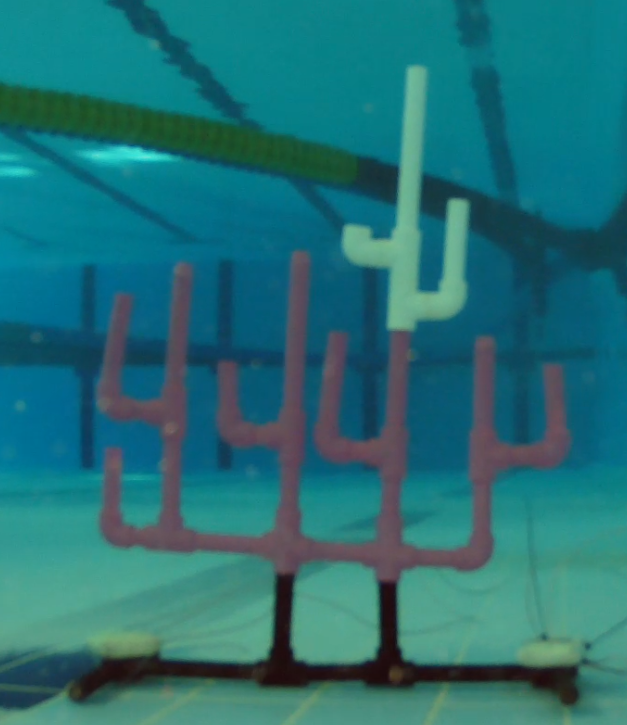
#> input picture fotolar/foto1.png, 627 x 725 px
$ python -i mainClass_3.5.py   (imports and definitions only)
#> lines starting #> are read from the running program, lines starting #| are printed output that depends on the picture; after the words box and inside, x2 and y2 are one past the last pixel; in counts of white or black regions, pixels touching at a corner belong together
#> further down, picture is the input picture: shape (725, 627, 3); mean B, G, R 117.9, 112.4, 35.3
import cv2
import numpy as np
from skimage import filters
from skimage.morphology import skeletonize
import itertools
import time
import gi
# [1 line not run here, left out]
from gi.repository import Gst


"""
                     --- Coral Reef Main Code Gstreamer dan Görüntü Çekme Deneme ---
    Thread kullanımı yok. Düz sırayla işlemler yapılıyor. Tüm değişkenlere ve fonksiyonlara İngilizce isimler yazıldı.
Saniyede ortalama 7 - 8 frame işlenmektedir. Ubuntu işletim sistemi kullanılması şarttır gstreamer kodları yüzünden.
Coral.get_image fonksiyonun gstreamerdan alınan frameler verilir.

"""


class Video:

    # [53 lines left out: functions __init__, start_gst, gst_to_opencv, not called in this run]

    def frame(self):

        return self._frame

    def frame_available(self):

        return type(self._frame) != type(None)

    # [19 lines left out: functions run, callback, not called in this run]


class Coral:
    version = "1.3.5"

    def __init__(self):
        """
            Coral sınıfının tüm değişkenlerinin tanımlandığı __init__ fonksiyonu
        """

        self.image = None
        self.copy_image = None
        self.copy_image_2 = None
        self.hsv_image = None
        self.pink_image = None
        self.white_image = None
        self.bitwise_image = None
        self.mask_sum_image = None
        self.skeleton_image = None
        self.skeleton_warped = None
        self.roi_image = None
        self.roi_mask_image = None
        self.roi_diff = 10
        self.soft_image = None
        self.warped_photo = None
        self.transformed_photo = None
        self.overlapped_image = None
        self.min_pink_area_value = 10000
        self.max_area = 0
        self.points = []
        self.points_end = []
        self.points_warped = []
        self.points_warped_end = []
        self.key_points = []
        self.key_points_photo = []
        self.line_1 = []
        self.line_2 = []

        self.kernel_1_1 = np.ones((1, 1), np.uint8)
        self.kernel_1_3 = np.ones((1, 3), np.uint8)
        self.kernel_3_1 = np.ones((3, 1), np.uint8)
        self.kernel_3_3 = np.ones((3, 3), np.uint8)
        self.kernel_5_5 = np.ones((5, 5), np.uint8)

        self.lowerPink = np.array([120, 0, 68])
        self.upperPink = np.array([179, 255, 255])
        self.lowerWhite = np.array([40, 0, 170])
        self.upperWhite = np.array([90, 95, 255])

        self.frameSize = (960, 540)
        self.error_msg = ""

    # [35 lines left out: functions get_image, transform_hsv, not called in this run]

    def apply_bitwise(self, input_image):
        """
            Fonksiyon çağrıldığında gelen görüntüyü apply_mask fonksiyonu sayesinde pembe ve beyaz renkte maskeler ve
        aynı görüntü üstünde bitwise alır fakat bunu return le geri vermek yerine self.bitwise_image değişkenine
        kaydederek main loop tan da erişilebilmesini sağlar.
        """

        self.apply_mask(input_image)
        bitwise_sum = cv2.bitwise_and(input_image, input_image, mask=self.mask_sum_image)
        self.bitwise_image = bitwise_sum

    # [21 lines left out: functions apply_white_mask, apply_pink_mask, not called in this run]

    def apply_mask(self, input_image):
        """
            Fonksiyon çağrıldığında gelen görüntüyü beyaz ve pembe renkte maskeler ve bunu hem return le geri verir
        hem de main looptan kolay erişilebilmesi için self.mask_sum_image değişkenine atar.
        """

        hsv_image = cv2.cvtColor(input_image, cv2.COLOR_BGR2HSV)
#> hsv_image: shape (725, 627, 3); mean H, S, V 95.3, 182.5, 124.3
        mask_white = cv2.inRange(hsv_image, self.lowerWhite, self.upperWhite)
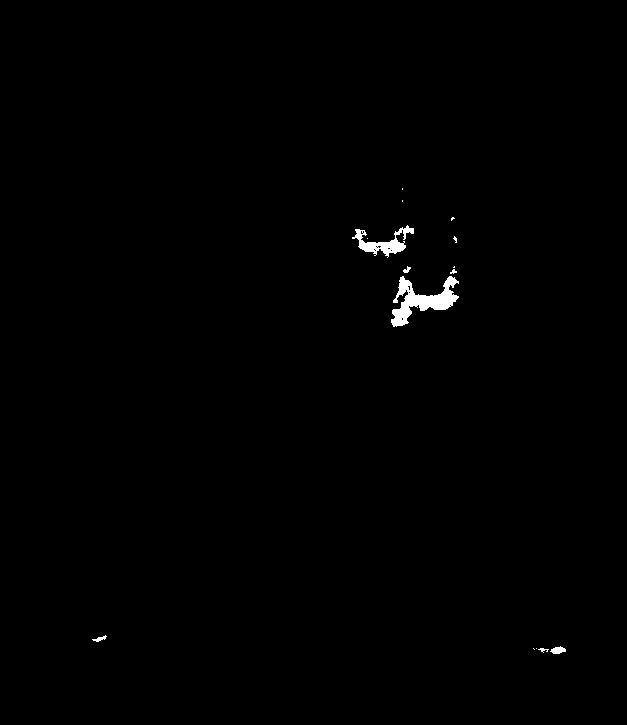
#> mask_white: shape (725, 627); 0.51% white; 15 white regions (8 under 20 px), largest, box (x1, y1, x2, y2) and area: (391, 276, 459, 327) 1397, (352, 225, 414, 258) 684, (550, 646, 566, 654) 84
        # cv2.imshow("White Mask", mask_white)
        mask_pink = cv2.inRange(hsv_image, self.lowerPink, self.upperPink)
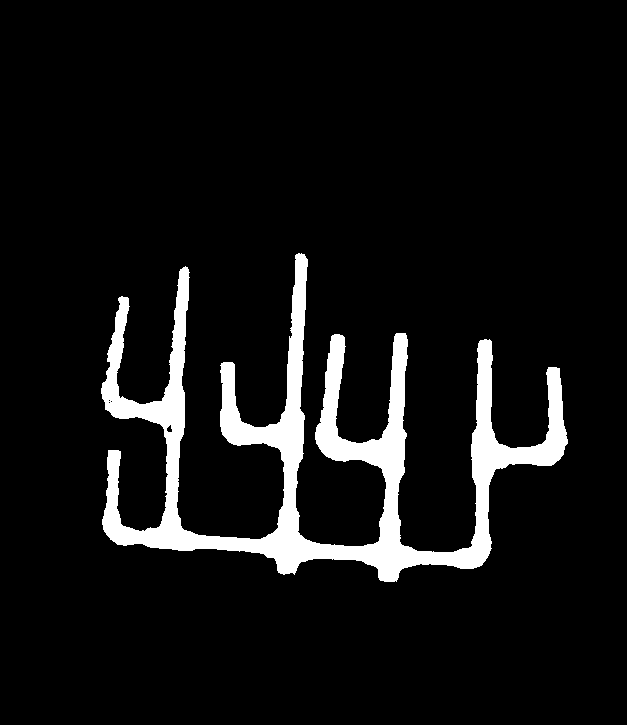
#> mask_pink: shape (725, 627); 7.5% white; 1 white region, box (x1, y1, x2, y2) and area: (101, 253, 568, 582) 33889
        # cv2.imshow("Pink Mask", mask_pink)
        self.mask_sum_image = cv2.add(mask_white, mask_pink)
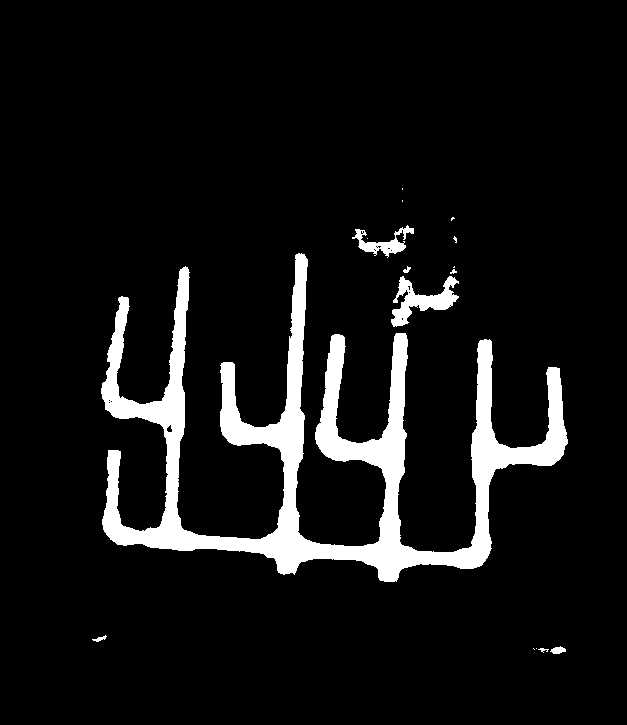
#> self.mask_sum_image: shape (725, 627); 8% white; 16 white regions (8 under 20 px), largest, box (x1, y1, x2, y2) and area: (101, 253, 568, 582) 33889, (391, 276, 459, 327) 1397, (352, 225, 414, 258) 684
        return self.mask_sum_image

    # [532 lines left out: functions get_roi_image, get_roi, soften, generate_nonadjacent_combination, populate_intersection_kernel, find_endoflines and 10 more, not called in this run]


# [57 lines not run here, left out]

>>> import cv2
>>> picture = cv2.imread('../fotolar/foto1.png')
>>> result = Coral().apply_bitwise(picture)
#> in apply_bitwise, `bitwise_sum = cv2.bitwise_and(input_image, input_image, mask=self.mask..`:
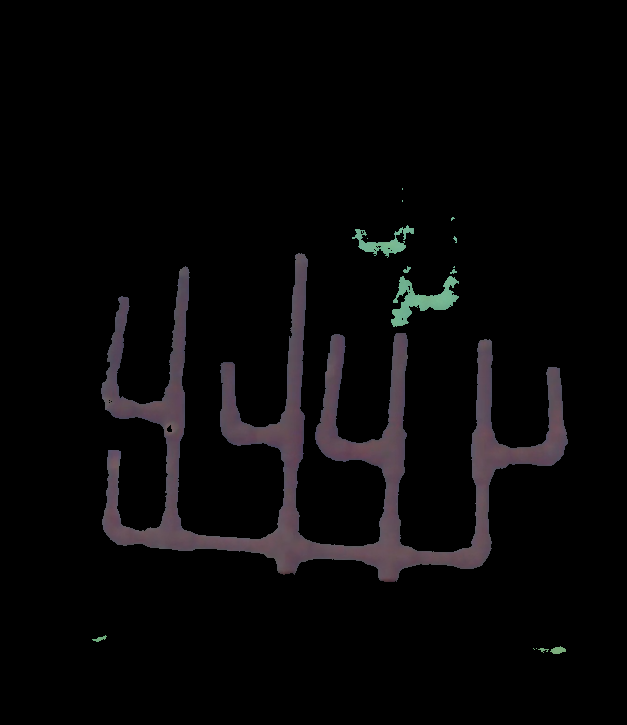
#> bitwise_sum: shape (725, 627, 3); mean B, G, R 7.5, 6.7, 7.6

$ run again, on fotolar/foto2.png
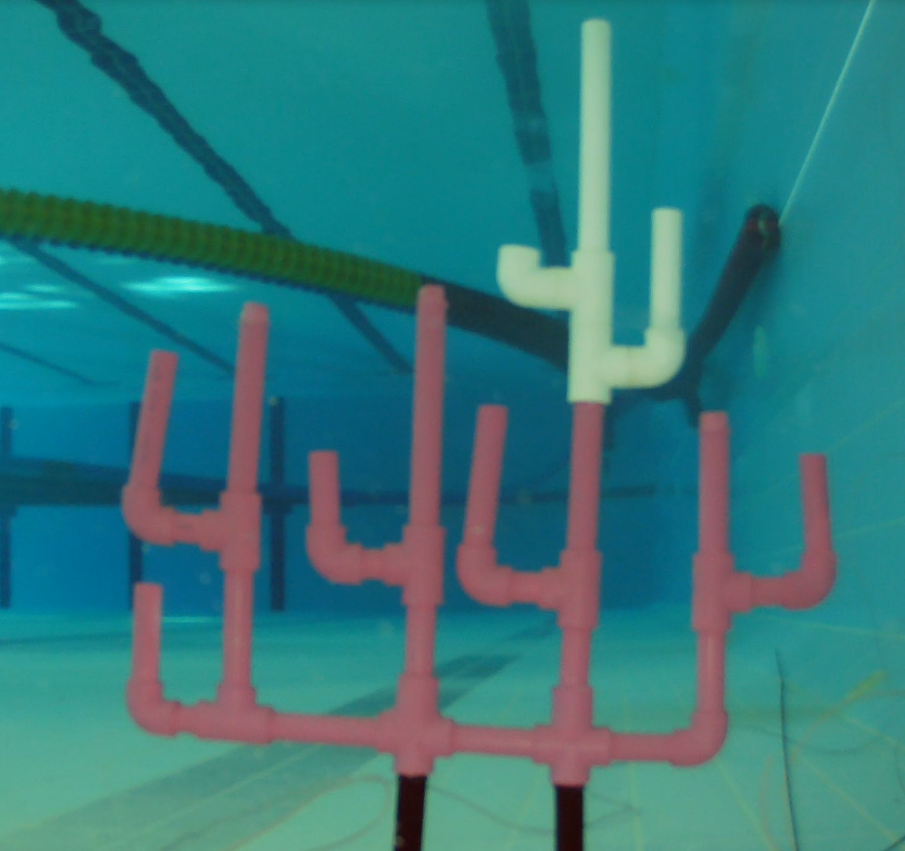
#> input picture fotolar/foto2.png, 905 x 851 px
#> picture is the input picture: shape (851, 905, 3); mean B, G, R 125.2, 122.2, 48.8
#> hsv_image: shape (851, 905, 3); mean H, S, V 99.7, 178.2, 135.8
#> in apply_mask, `mask_white = cv2.inRange(hsv_image, self.lowerWhite, self.upperWhite)`:
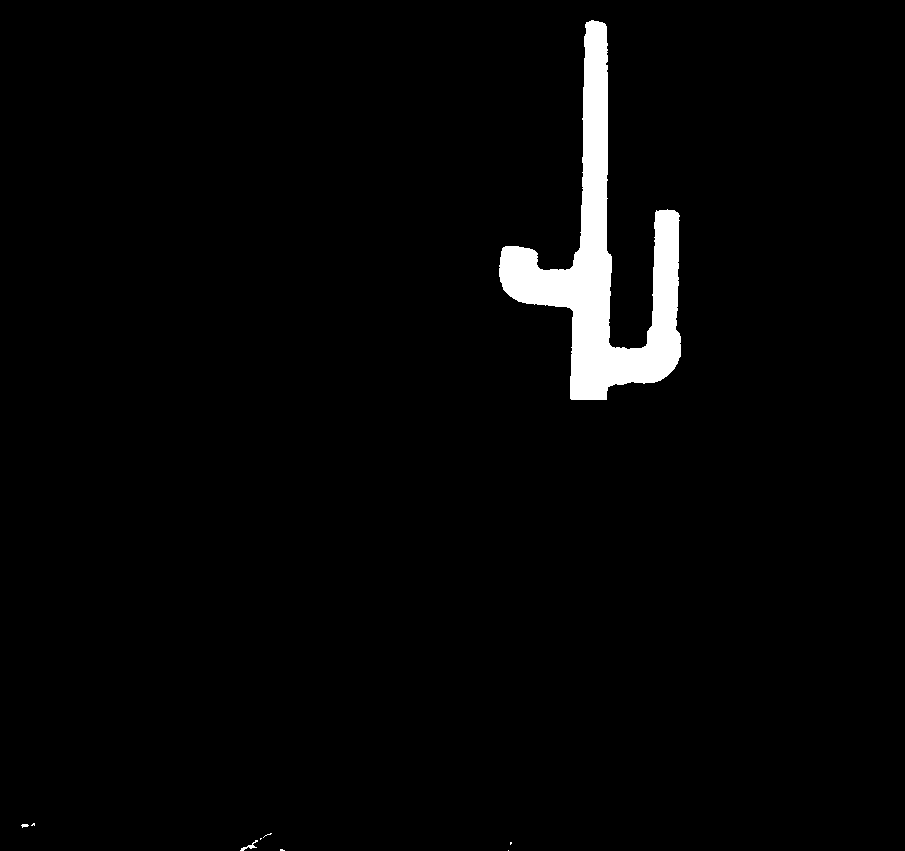
#> mask_white: shape (851, 905); 2.7% white; 9 white regions (6 under 20 px), largest, box (x1, y1, x2, y2) and area: (499, 20, 681, 400) 20462, (240, 840, 258, 851) 55, (21, 824, 29, 828) 21
#> mask_pink: shape (851, 905); 12.4% white; 2 white regions (1 under 20 px), largest, box (x1, y1, x2, y2) and area: (123, 284, 837, 788) 95576
#> in apply_bitwise, `bitwise_sum = cv2.bitwise_and(input_image, input_image, mask=self.mask..`:
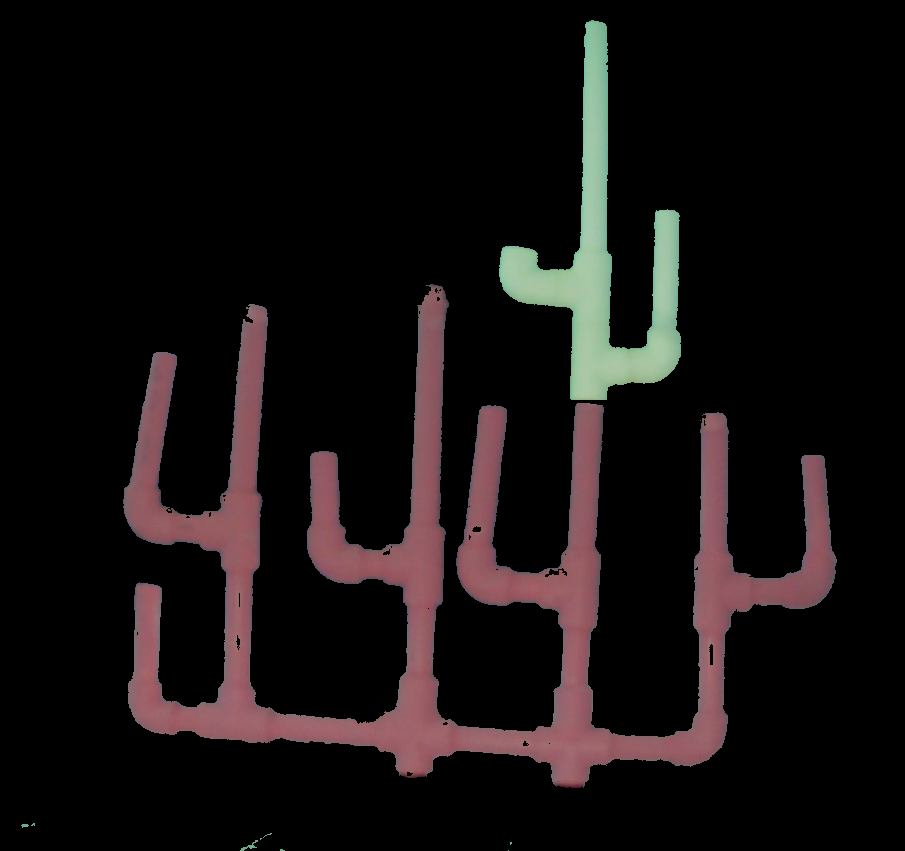
#> bitwise_sum: shape (851, 905, 3); mean B, G, R 16.7, 16.6, 21.6

$ run again, on fotolar/foto3.png
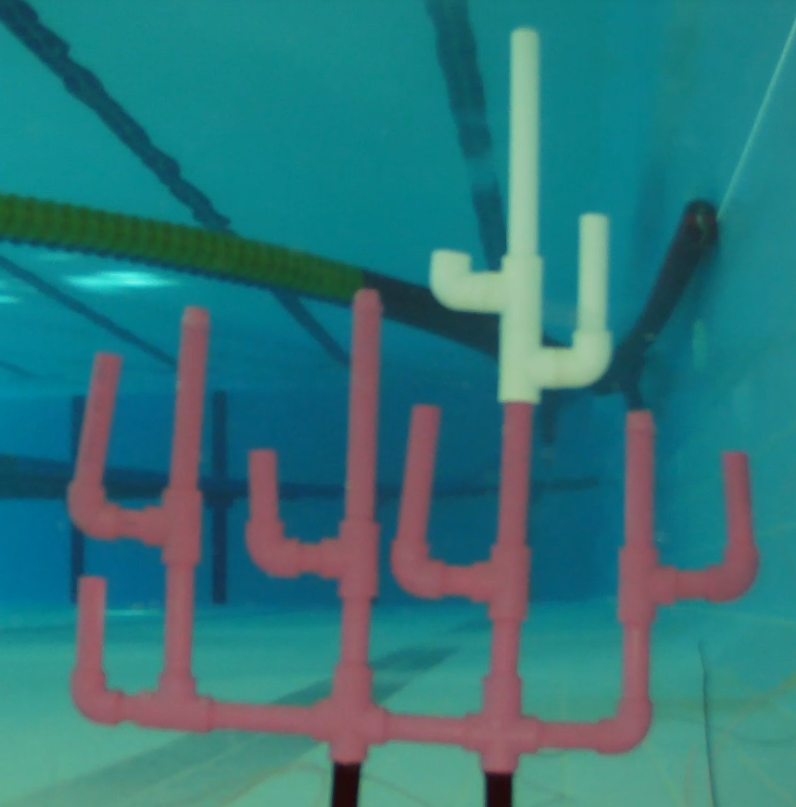
#> input picture fotolar/foto3.png, 796 x 807 px
#> picture is the input picture: shape (807, 796, 3); mean B, G, R 123.2, 118.6, 46.7
#> hsv_image: shape (807, 796, 3); mean H, S, V 101.4, 180.8, 133.1
#> in apply_mask, `mask_white = cv2.inRange(hsv_image, self.lowerWhite, self.upperWhite)`:
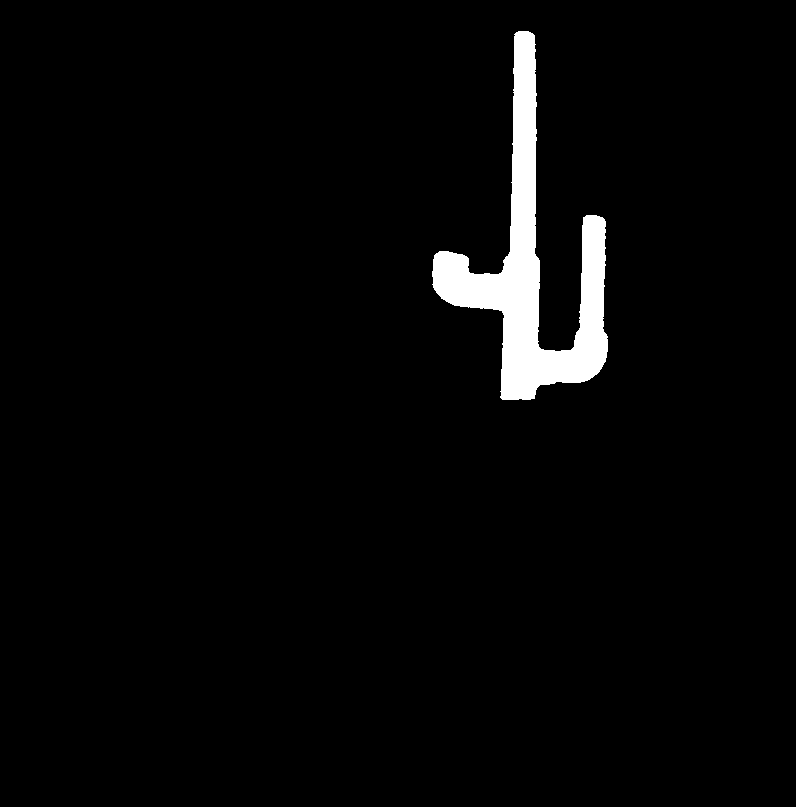
#> mask_white: shape (807, 796); 2.9% white; 1 white region, box (x1, y1, x2, y2) and area: (432, 31, 608, 400) 18855
#> mask_pink: shape (807, 796); 13.8% white; 1 white region, box (x1, y1, x2, y2) and area: (69, 288, 758, 775) 88750
#> self.mask_sum_image: shape (807, 796); 16.8% white; 2 white regions, box (x1, y1, x2, y2) and area: (69, 288, 758, 775) 88750, (432, 31, 608, 400) 18855
#> in apply_bitwise, `bitwise_sum = cv2.bitwise_and(input_image, input_image, mask=self.mask..`:
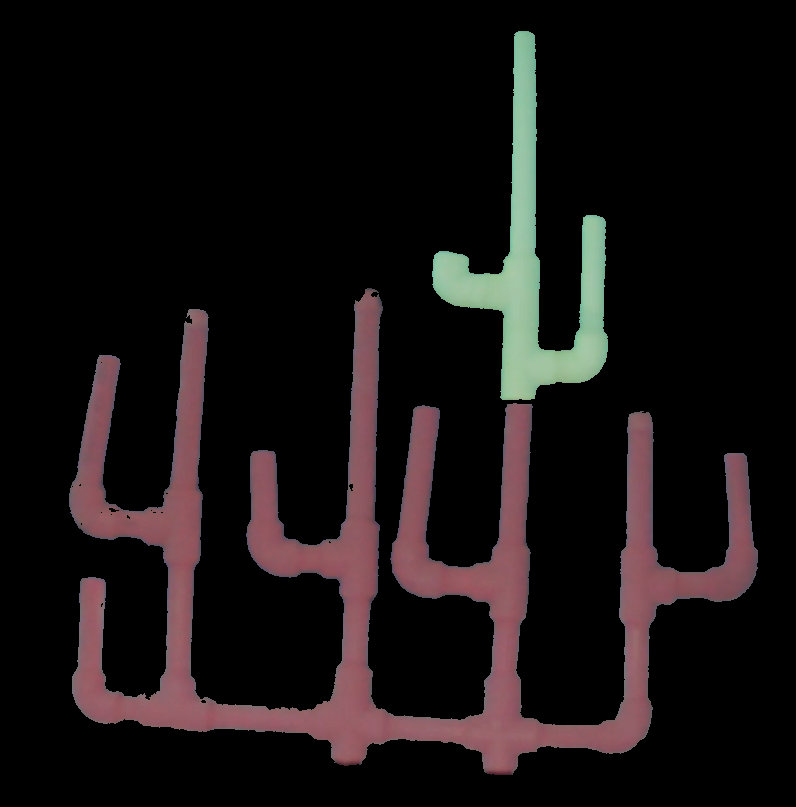
#> bitwise_sum: shape (807, 796, 3); mean B, G, R 18.3, 18, 23.2

$ run again, on fotolar/foto4.png
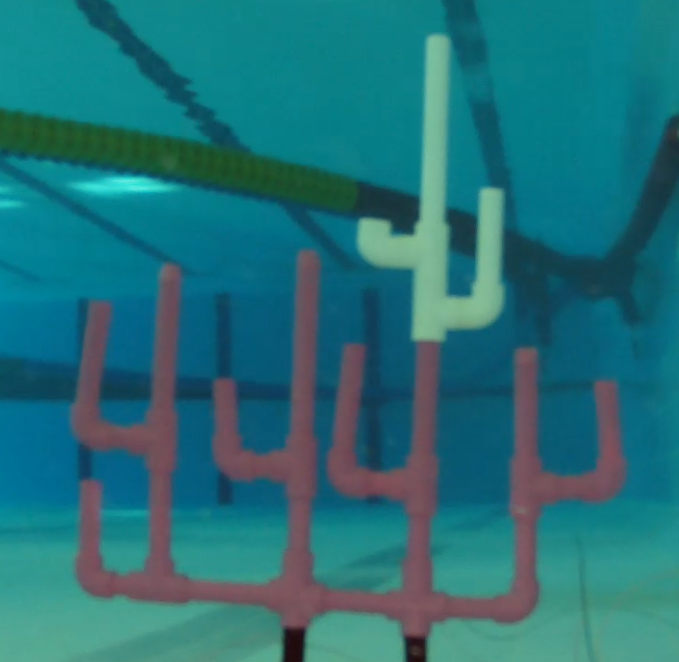
#> input picture fotolar/foto4.png, 679 x 662 px
#> picture is the input picture: shape (662, 679, 3); mean B, G, R 120.8, 112.8, 35.5
#> hsv_image: shape (662, 679, 3); mean H, S, V 100.4, 189.1, 126.9
#> in apply_mask, `mask_white = cv2.inRange(hsv_image, self.lowerWhite, self.upperWhite)`:
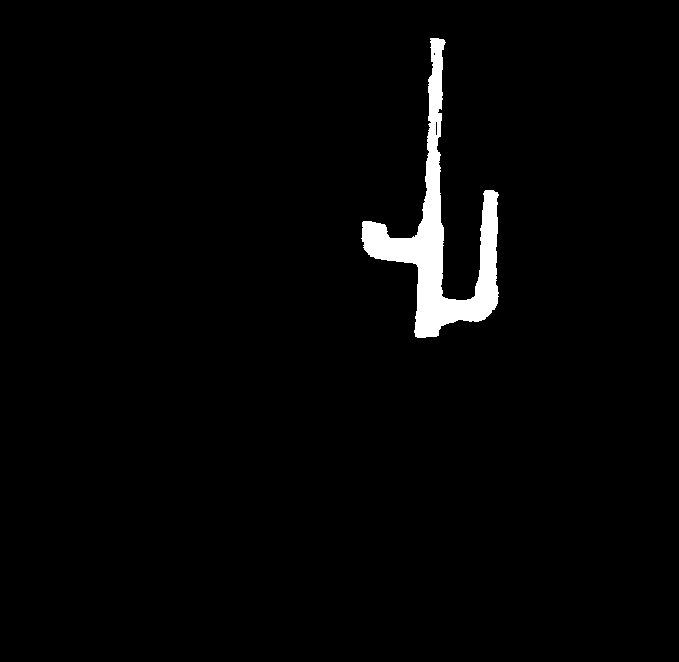
#> mask_white: shape (662, 679); 2.2% white; 1 white region, box (x1, y1, x2, y2) and area: (361, 38, 499, 338) 10000
#> mask_pink: shape (662, 679); 11.7% white; 1 white region, box (x1, y1, x2, y2) and area: (74, 252, 624, 638) 52507
#> self.mask_sum_image: shape (662, 679); 13.9% white; 2 white regions, box (x1, y1, x2, y2) and area: (74, 252, 624, 638) 52507, (361, 38, 499, 338) 10000
#> in apply_bitwise, `bitwise_sum = cv2.bitwise_and(input_image, input_image, mask=self.mask..`:
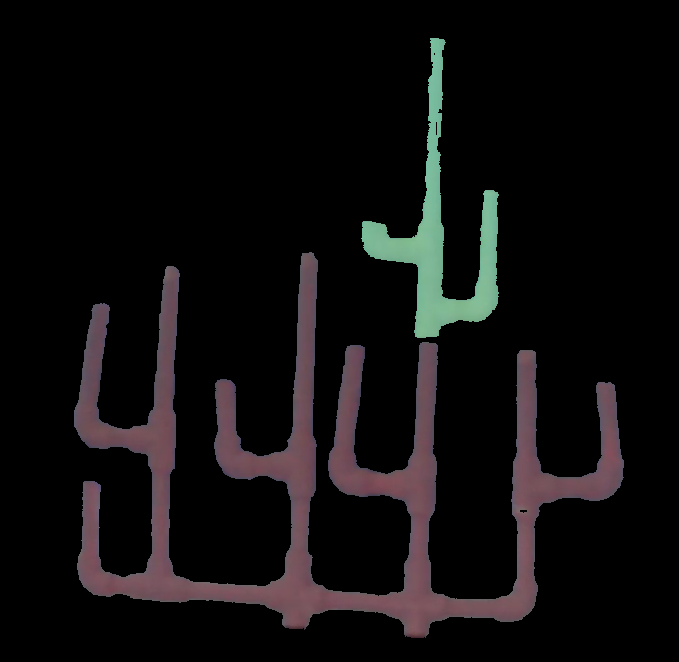
#> bitwise_sum: shape (662, 679, 3); mean B, G, R 14.1, 13.6, 15.5
